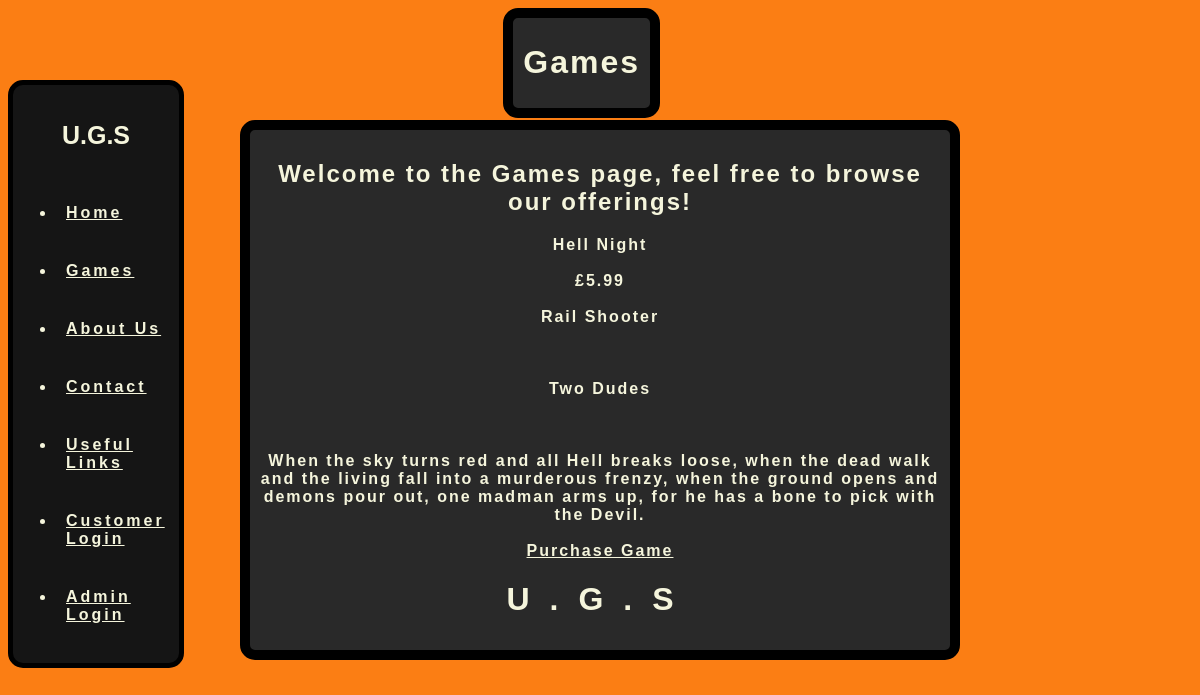
The app's page /Pages/product.php?SKU=4 with its own data.
### tables this page shows
CREATE TABLE game 
(
	game_id INT AUTO_INCREMENT PRIMARY KEY,
    title VARCHAR(200) NOT NULL,
	cost DOUBLE (6, 2) NOT NULL,
    genre VARCHAR(100),
    release_date DATE,
    developer VARCHAR(200),
    publisher VARCHAR(200),
	description VARCHAR(1000) NOT NULL
);

### Pages/product.php (the view, shortened to what this page needs)
<?php
	include_once 'connection.php';
?>
<HTML>
	<HEAD>
		<LINK href="products.css" rel="stylesheet" type="text/css">
	</HEAD>
	<BODY>
		<div id="game_headbar">
			<h1>Games</h1>
		</div>
		<div id="game_body">
			<h2>Welcome to the Games page, feel free to browse our offerings!</h2>
			<?php
				if ([$_GET['SKU']]) {
					$id = $_GET['SKU'];
					$sql = "SELECT * FROM game WHERE game_id = $id;";
					$result = mysqli_query($conn, $sql);
					$resultCheck = mysqli_num_rows($result);
					if ($resultCheck > 0) {
						while ($row = mysqli_fetch_assoc($result)) {
							echo "<p class='gamedata'>".$row['title'] ."</br></br>"."£".$row['cost']."</br></br>".$row['genre']."</br></br>".$row['release_date']."</br></br>".$row['developer']."</br></br>".$row['publisher']."</br></br>".$row['description']."</br></br>"."<a href='order.php?SKU=($id)' id='purchase_btn'>Purchase Game</a>"."</p>";
						}
					}
				}
			?>
			<div id="game_footbar">
				<h1 id="foot">U.G.S</h1>
			</div>
		</div>
		<nav>
			<div class="logo">
				<h4>U.G.S<h4>
			</div>
			<ul>
				<li class="nav_li">
					<a href="http://localhost:8080/bh16gl_assignment_2/view/home.php" class="navpoint">Home</a>
				</li>
				<li class="nav_li">
					<a href="http://localhost:8080/bh16gl_assignment_2/view/products.php" class="navpoint">Games</a>
				</li>
				<li class="nav_li">
					<a href="http://localhost:8080/bh16gl_assignment_2/view/about.php" class="navpoint">About Us</a>
				</li>
				<li class="nav_li">
					<a href="http://localhost:8080/bh16gl_assignment_2/view/contact.php" class="navpoint">Contact</a>
				</li>
				<li class="nav_li">
					<a href="http://localhost:8080/bh16gl_assignment_2/view/links.php" class="navpoint">Useful Links</a>
				</li>
				<li class="nav_li">
					<a href="http://localhost:8080/bh16gl_assignment_2/view/cust_log_in.php" class="navpoint">Customer Login</a>
				</li>
				<li class="nav_li">
					<a href="http://localhost:8080/bh16gl_assignment_2/view/staff_log_in.php" class="navpoint">Admin Login</a>
				</li>
			</ul>
		</nav>
	</BODY>
</HTML>

### Pages/products.css (style rules this page uses)
body { background: #fb7e14; }
#game_headbar { background: #292929; color: beige; font-family: "arial"; text-align: center; font-weight: bold; position: absolute; border: solid 10px; border-color: black; top: 1%; right: 45%; padding: 5px 10px; letter-spacing: 2px; border-radius: 15px; }
#game_body { display: block; background: #292929; color: beige; font-family: "arial"; text-align: center; font-weight: bold; position: absolute; border: solid 10px; border-color: black; top: 15%; left: 20%; right: 20%; padding: 10px 10px; letter-spacing: 2px; border-radius: 15px; }
#purchase_btn { color: beige; }
#game_footbar { position: relative; bottom: -5%; letter-spacing: 20px; font-weight: bold; }
nav { position: fixed; top: 10%; font-family: "arial"; justify-content: left; align-items: center; min-height: 8vh; max-width: 20vh; background-color: #151515; color: beige; border: solid 5px black; padding: 3px 3px; border-radius: 15px; }
.nav_li { padding: 20px 10px; transition-duration: 500ms; }
.logo { font-size: 25px; text-align: center; font-weight: bolder; }
.navpoint { color: beige; font-weight: bold; letter-spacing: 3px; transition-duration: 500ms; }

### records on screen
game: title "Hell Night", cost "5.99", genre "Rail Shooter", developer "Two Dudes", description "When the sky turns red and all Hell breaks loose, when the dead walk and the living fall into a murderous frenzy, when the ground opens and demons pour out, one madman arms up, for he has a bone to pick with the Devil."
